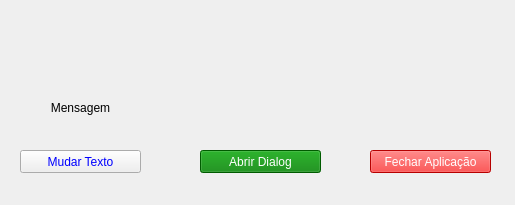
<?xml version="1.0" encoding="UTF-8"?>
<ui version="4.0">
 <class>Janela</class>
 <widget class="QMainWindow" name="Janela">
  <property name="geometry">
   <rect>
    <x>0</x>
    <y>0</y>
    <width>515</width>
    <height>205</height>
   </rect>
  </property>
  <property name="windowTitle">
   <string>Botoes</string>
  </property>
  <widget class="QWidget" name="centralwidget">
   <widget class="QPushButton" name="btnMudarTexto">
    <property name="geometry">
     <rect>
      <x>20</x>
      <y>150</y>
      <width>121</width>
      <height>23</height>
     </rect>
    </property>
    <property name="cursor">
     <cursorShape>PointingHandCursor</cursorShape>
    </property>
    <property name="styleSheet">
     <string notr="true">color:blue</string>
    </property>
    <property name="text">
     <string>Mudar Texto</string>
    </property>
   </widget>
   <widget class="QLabel" name="lblTexto">
    <property name="geometry">
     <rect>
      <x>20</x>
      <y>100</y>
      <width>121</width>
      <height>16</height>
     </rect>
    </property>
    <property name="text">
     <string>&lt;html&gt;&lt;head/&gt;&lt;body&gt;&lt;p align=&quot;center&quot;&gt;Mensagem&lt;/p&gt;&lt;/body&gt;&lt;/html&gt;</string>
    </property>
   </widget>
   <widget class="QPushButton" name="btnAbrirDialog">
    <property name="geometry">
     <rect>
      <x>200</x>
      <y>150</y>
      <width>121</width>
      <height>23</height>
     </rect>
    </property>
    <property name="cursor">
     <cursorShape>PointingHandCursor</cursorShape>
    </property>
    <property name="styleSheet">
     <string notr="true">background-color:green;
color:white</string>
    </property>
    <property name="text">
     <string>Abrir Dialog</string>
    </property>
   </widget>
   <widget class="QPushButton" name="btnFechar">
    <property name="geometry">
     <rect>
      <x>370</x>
      <y>150</y>
      <width>121</width>
      <height>23</height>
     </rect>
    </property>
    <property name="cursor">
     <cursorShape>PointingHandCursor</cursorShape>
    </property>
    <property name="styleSheet">
     <string notr="true">background-color:red;
color:white</string>
    </property>
    <property name="text">
     <string>Fechar Aplicação</string>
    </property>
   </widget>
  </widget>
 </widget>
 <resources/>
 <connections/>
</ui>
